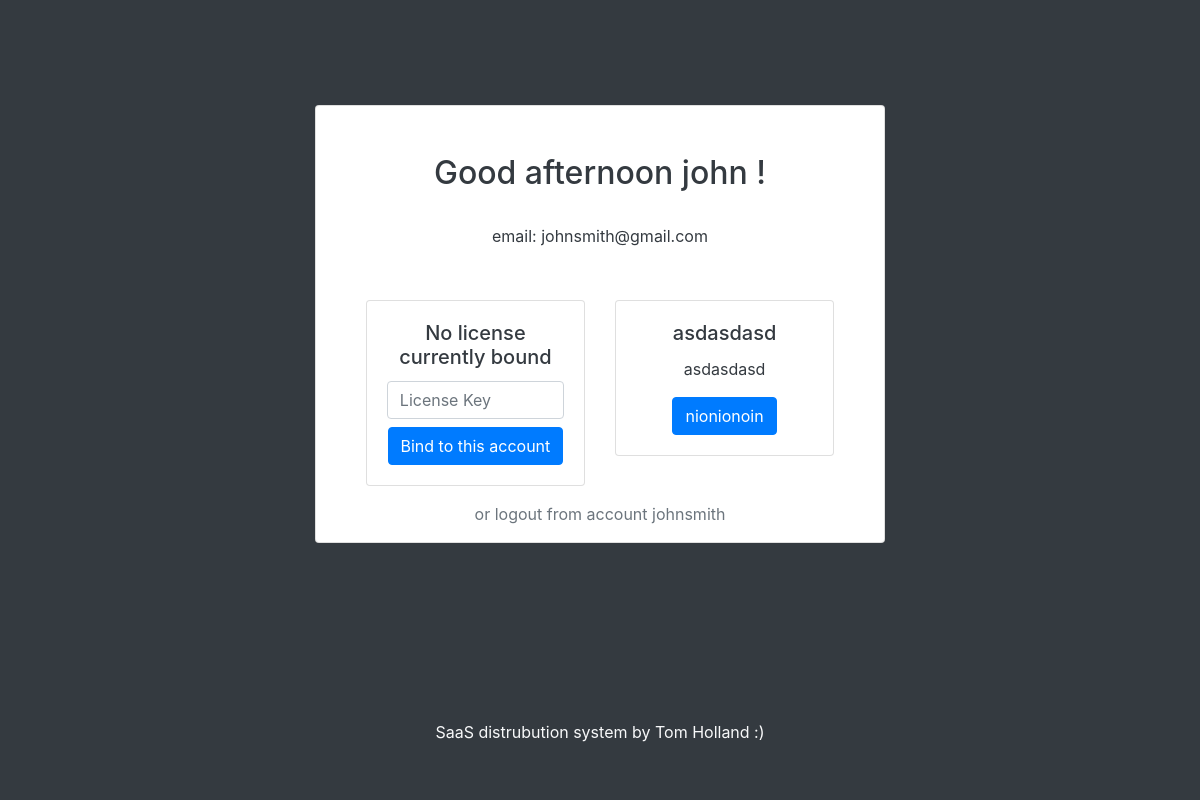
The page /dashboard (signed in) on the database as committed earlier.
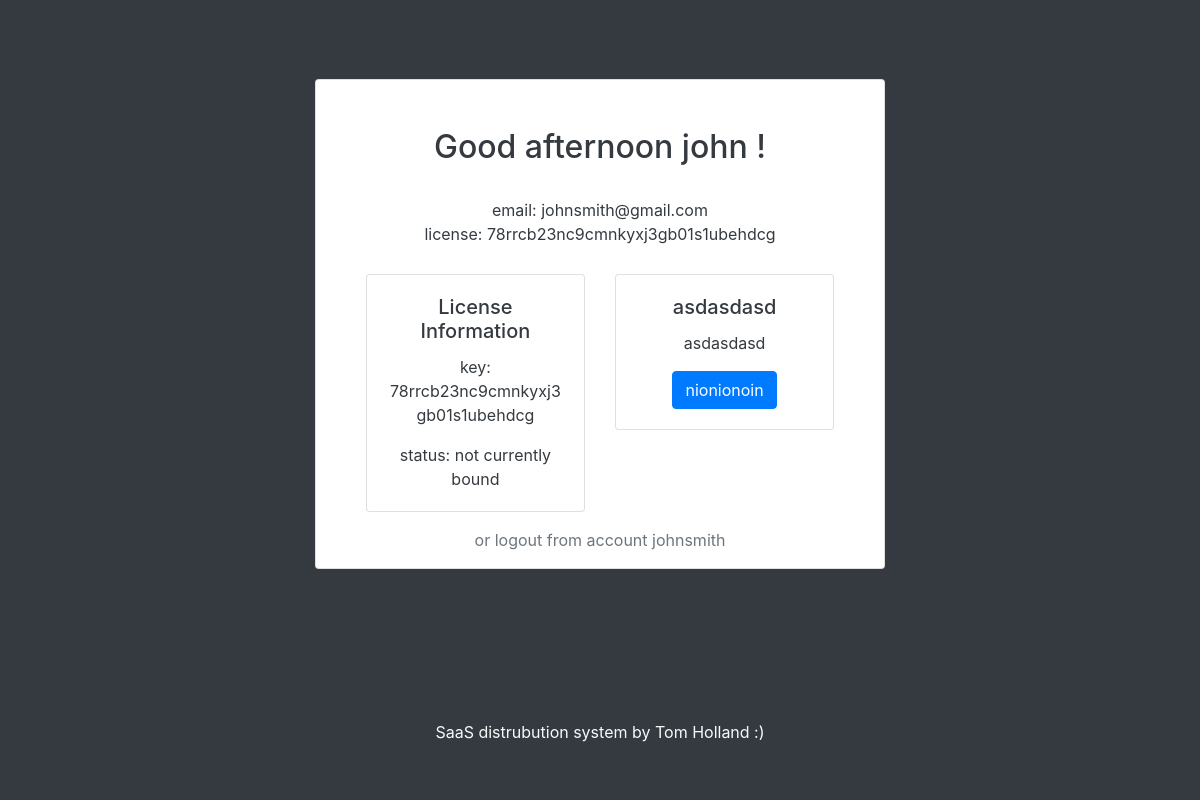
The same page on the database as committed later.
### tables this page shows
CREATE TABLE users (username text PRIMARY KEY, fName text, sName text, emailAddress text, password text, admin bool);

CREATE TABLE licenses (license text PRIMARY KEY, username text, boundToUser boolean, boundToDevice boolean, HWID string, devicename string);

### main.py (the view, shortened to what this page needs)
@app.route("/dashboard", methods=['GET', 'POST'])
@login_required
def dashboard():
    lerror = None
    return render_template('dashboard.html', lerror=lerror)

### api.py (called while the page is built)
    def searchUsersByUsername(self,user):
        self.c.execute(f'''SELECT * FROM users WHERE username = ?''', (user,) )
        result = self.c.fetchone()
        return result

    def closeConnection(self):
        self.conn.close()
        return

    def checkIfUserHasLicense(self,username):
        self.c.execute(f'''SELECT license FROM licenses WHERE username = ?''',
                       (username,))
        result = self.c.fetchone()
        if result:
            return result[0]
        else:
            return False

### main.py (called while the page is built)
@login_manager.user_loader
def load_user(username):
    dbconnection = Database()
    result = dbconnection.searchUsersByUsername(username)
    dbconnection.closeConnection()
    print(f'loading user {result[0]}')
    if result:
        return User(result[0],result[1],result[2],result[3],result[4])
    else:
        return None

    def __str__(self):
        return str(self.key)

    def loadUserLicense(self):
        db = Database()
        license = db.checkIfUserHasLicense(self.owner)
        if not license:
            self.exists = False
            return None
        else:
            self.license = license
            self.exists = True
            return license

### templates/dashboard.html (shortened to what this page needs)
<!DOCTYPE html>
<html lang="en">
<head>
    <link rel="stylesheet" href="https://use.fontawesome.com/releases/v5.0.8/css/all.css">
    <link rel="stylesheet" href="https://maxcdn.bootstrapcdn.com/bootstrap/4.0.0/css/bootstrap.min.css"
>
</head>
<body onload="relayUserTime('{{ current_user.fname }}')">
<div class="container-fluid h-90 bg-dark text-dark">
    <div class="row h-90 justify-content-center align-items-center">
        <div class="col-3"></div>
        <div class="col-md-6 text-left">
            <div class="card text-center">
                <h2 class="card-title mt-5" id="time"></h2>
                {% if current_user.license.exists %}
                    <div class="card-body">
                        email: {{ current_user.email }}
                            <br>
                            license: {{ current_user.license }}
                    </div>
                {% else %}
                    <div class="card-body">
                        email: {{ current_user.email }}
                            <br>
                            <br>
                    </div>
                {% endif %}
                <div class="row mt-2">
                    <div class="col-sm-1"></div>
                    <div class="col-sm-5">
                        <div class="card">
                            {% if not current_user.license.exists %}
                            <div class="card-body">
                                <h5 class="card-title">No license currently bound</h5>
                                <div class="card-text">
                                    <form action="" method="post">
                                        <input type="text" class="form-control" name="licenseid" placeholder="License Key">
                                        <button type="submit" class="btn btn-primary mt-2">Bind to this account</button>
                                    </form>
                                </div>
                            </div>
                            {% else %}
                                {% if not current_user.license.boundtodevice %}
                                <div class="card-body">
                                    <h5 class="card-title">License Information</h5>
                                    <p class="card-text">key: {{ current_user.license }}</p>
                                    <p class="card-text">status: not currently bound</p>
                                </div>
                                {%endif%}
                            {%endif%}
                        </div>
                    </div>
                    <div class="col-sm-5">
                        <div class="card">
                            <div class="card-body">
                                <h5 class="card-title">asdasdasd</h5>
                                <p class="card-text">asdasdasd</p>
                                <a href="#" class="btn btn-primary">nionionoin</a>
                            </div>
                        </div>
                    </div>
                    <div class="col-sm-1"></div>
                </div>
                <div class="row mt-3">
                    <div class="col text-center">
                        <a href="/logout" class="text-muted"> or logout from account {{ current_user.id }} </a>
                    </div>
                </div>
            </div>
        </div>
        <div class="col-3"></div>
    </div>
</div>
<div class="container-fluid h-10 bg-dark text-light ">
    <div class="row">
        <div class="col-4"></div>
        <div class="col-4 text-center align-bottom">
            SaaS distrubution system by Tom Holland :)
        </div>
        <div class="col-4"></div>
    </div>
</div>
</body>
</html>

### templates/dashboard.html (style rules this page uses)
body,html { height:100%; }
.h-90 { height:90%; }
.h-10 { height:10%; }

Rows that differ between the two databases and show on the page:
added licenses: license "78rrcb23nc9cmnkyxj3gb01s1ubehdcg"
Other text that changed with them:
text no longer shown: "No license currently bound Bind to this account"
text now shown: "license: License Information key: status: not currently bound"
